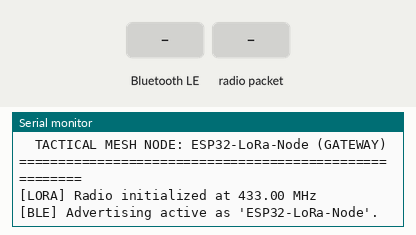
This sketch was run on a simulated ESP32. On the bench: the last lines printed to the serial monitor. Inputs (shaded band) come from the test bench. No radio packets arrive unless stated; nothing arrives over Bluetooth unless stated; a phone connects over Bluetooth LE 3 s after start.

Above: at 2.2 s.
2.3 s: Bluetooth LE write "1" received
At 3.2 s:
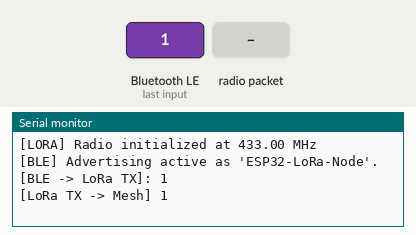
3.8 s: radio packet "1" arrives
At 3.97 s:
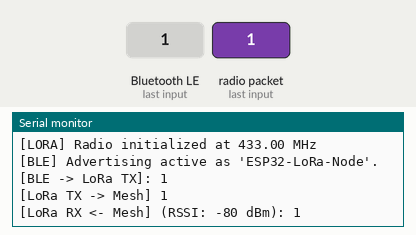

Measured:
- after the input at 2.3 s, the serial monitor: prints a new line at once (image 1)
- after the input at 3.8 s, the serial monitor: prints a new line at once (image 2)

The sketch:

node_1_gateway.ino
```cpp
/*
 * =====================================================================================
 *  TACTICAL LORA MESH NODE 1 - GATEWAY / PRIMARY NODE
 *  Firmware for ESP32 + LoRa (SX1276 / SX1278 / RFM95)
 * =====================================================================================
 *  Features:
 *  - Advertises via Bluetooth LE as "ESP32-LoRa-Node" (Nordic UART Service)
 *  - Communicates over LoRa Radio (433.00 MHz, SF7, BW 125kHz, CR 4/5)
 *  - Relays packets bidirectionally between Web HUD and LoRa Mesh
 * =====================================================================================
 */

#include <SPI.h>
#include <LoRa.h>
#include <BLEDevice.h>
#include <BLEServer.h>
#include <BLEUtils.h>
#include <BLE2902.h>

#define LORA_SCK     18
#define LORA_MISO    19
#define LORA_MOSI    23
#define LORA_CS      5
#define LORA_RST     14
#define LORA_DIO0    2

#define LORA_BAND    433E6
#define LORA_SF      7
#define LORA_BW      125E3
#define LORA_CR      5
#define LORA_TX_PWR  20

#define NODE_NAME    "ESP32-LoRa-Node"
#define NODE_CALLSIGN "GATEWAY"

#define SERVICE_UUID           "6E400001-B5A3-F393-E0A9-E50E24DCCA9E"
#define CHARACTERISTIC_UUID_RX "6E400002-B5A3-F393-E0A9-E50E24DCCA9E"
#define CHARACTERISTIC_UUID_TX "6E400003-B5A3-F393-E0A9-E50E24DCCA9E"

BLEServer *pServer = NULL;
BLECharacteristic *pTxCharacteristic = NULL;
bool bleConnected = false;

float nodeLat = 13.0827;
float nodeLng = 80.2707;
float nodeTemp = 28.0;
float nodeHum = 65.0;
int nodeSmoke = 240;
int nodeWater = 520;

unsigned long lastTelemetryTx = 0;
const unsigned long TELEMETRY_INTERVAL_MS = 4000;

void sendLoRaPacket(String packet);
void notifyBLE(String msg);
void handleIncomingPacket(String packet, int rssi, float snr);

class ServerCallbacks: public BLEServerCallbacks {
    void onConnect(BLEServer* pServer) override {
      bleConnected = true;
      Serial.println("[BLE] Client Connected to GATEWAY");
    }

    void onDisconnect(BLEServer* pServer) override {
      bleConnected = false;
      Serial.println("[BLE] Client Disconnected. Re-advertising...");
      BLEDevice::startAdvertising();
    }
};

class RxCallbacks: public BLECharacteristicCallbacks {
    void onWrite(BLECharacteristic *pCharacteristic) override {
      String rxValue = pCharacteristic->getValue().c_str();
      rxValue.trim();
      if (rxValue.length() > 0) {
        Serial.print("[BLE -> LoRa TX]: ");
        Serial.println(rxValue);
        sendLoRaPacket(rxValue);
      }
    }
};

void setup() {
  Serial.begin(115200);
  delay(1000);
  Serial.println("\n=======================================================");
  Serial.println("  TACTICAL MESH NODE: " NODE_NAME " (" NODE_CALLSIGN ")");
  Serial.println("=======================================================");

  SPI.begin(LORA_SCK, LORA_MISO, LORA_MOSI, LORA_CS);
  LoRa.setPins(LORA_CS, LORA_RST, LORA_DIO0);

  if (!LoRa.begin(LORA_BAND)) {
    Serial.println("[LORA ERROR] LoRa init failed! Check wiring & pins.");
  } else {
    LoRa.setSpreadingFactor(LORA_SF);
    LoRa.setSignalBandwidth(LORA_BW);
    LoRa.setCodingRate4(LORA_CR);
    LoRa.setTxPower(LORA_TX_PWR);
    LoRa.setSyncWord(0x12);
    LoRa.enableCrc();
    Serial.println("[LORA] Radio initialized at 433.00 MHz");
  }

  BLEDevice::init(NODE_NAME);
  pServer = BLEDevice::createServer();
  pServer->setCallbacks(new ServerCallbacks());

  BLEService *pService = pServer->createService(SERVICE_UUID);

  pTxCharacteristic = pService->createCharacteristic(
                        CHARACTERISTIC_UUID_TX,
                        BLECharacteristic::PROPERTY_NOTIFY
                      );
  pTxCharacteristic->addDescriptor(new BLE2902());

  BLECharacteristic *pRxCharacteristic = pService->createCharacteristic(
                                           CHARACTERISTIC_UUID_RX,
                                           BLECharacteristic::PROPERTY_WRITE
                                         );
  pRxCharacteristic->setCallbacks(new RxCallbacks());

  pService->start();

  BLEAdvertising *pAdvertising = BLEDevice::getAdvertising();
  pAdvertising->addServiceUUID(SERVICE_UUID);
  pAdvertising->setScanResponse(true);
  pAdvertising->setMinPreferred(0x06);
  pAdvertising->setMinPreferred(0x12);
  BLEDevice::startAdvertising();

  Serial.println("[BLE] Advertising active as '" NODE_NAME "'.");
}

void loop() {
  int packetSize = LoRa.parsePacket();
  if (packetSize) {
    String incoming = "";
    while (LoRa.available()) {
      incoming += (char)LoRa.read();
    }
    int rssi = LoRa.packetRssi();
    float snr = LoRa.packetSnr();
    handleIncomingPacket(incoming, rssi, snr);
  }

  unsigned long now = millis();
  if (now - lastTelemetryTx >= TELEMETRY_INTERVAL_MS) {
    lastTelemetryTx = now;
    String telemetryPacket = "SYS:" + String(nodeLat, 5) + "," + String(nodeLng, 5) + "," +
                             String(nodeTemp, 1) + "," + String(nodeHum, 1) + "," +
                             String(nodeSmoke) + "," + String(nodeWater);

    sendLoRaPacket(telemetryPacket);
    if (bleConnected) {
      notifyBLE(telemetryPacket);
    }
  }

  delay(20);
}

void sendLoRaPacket(String packet) {
  LoRa.beginPacket();
  LoRa.print(packet);
  LoRa.endPacket();
  Serial.println("[LoRa TX -> Mesh] " + packet);
}

void notifyBLE(String msg) {
  if (pTxCharacteristic && bleConnected) {
    msg += "\n";
    pTxCharacteristic->setValue(msg.c_str());
    pTxCharacteristic->notify();
  }
}

void handleIncomingPacket(String packet, int rssi, float snr) {
  packet.trim();
  Serial.print("[LoRa RX <- Mesh] (RSSI: " + String(rssi) + " dBm): ");
  Serial.println(packet);

  if (bleConnected) {
    notifyBLE(packet);
  }
}
```
